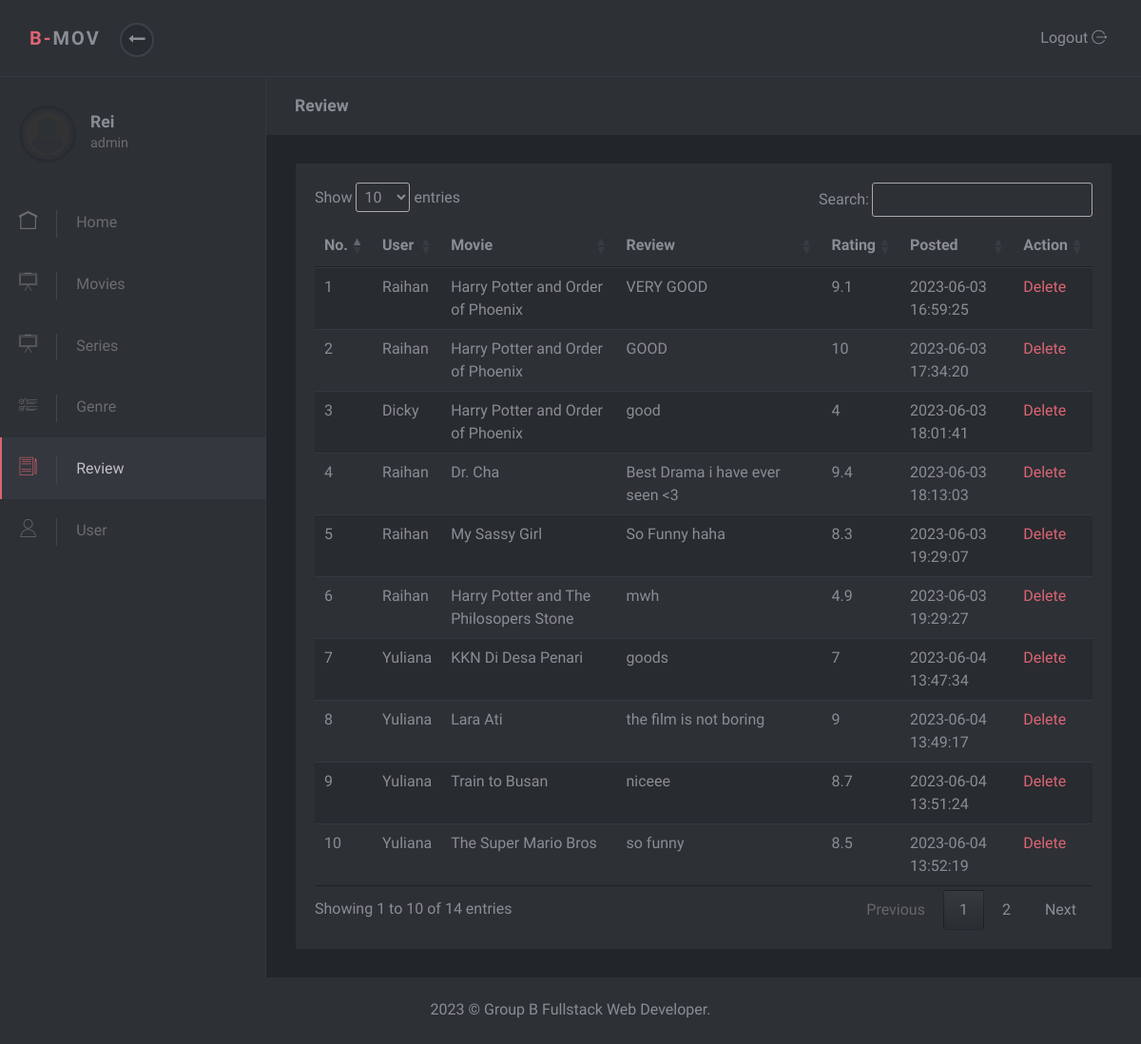
Page /admin/Review.php (signed in) on the committed database.
### tables this page shows
CREATE TABLE `tb_review` (
  `id` int(11) NOT NULL,
  `id_film` int(11) NOT NULL,
  `id_user` int(11) NOT NULL,
  `subject` text NOT NULL,
  `review` text NOT NULL,
  `rating` float NOT NULL,
  `terakhir_diubah` datetime NOT NULL
);

CREATE TABLE `tb_user` (
  `id` int(11) NOT NULL,
  `nama` varchar(50) NOT NULL,
  `username` varchar(50) NOT NULL,
  `password` varchar(50) NOT NULL,
  `role` enum('admin','user') NOT NULL
);

CREATE TABLE `tb_film` (
  `id` int(11) NOT NULL,
  `poster` text NOT NULL,
  `judul` text NOT NULL,
  `jenis` enum('Movie','Series') NOT NULL,
  `genre` text NOT NULL,
  `artis` text NOT NULL,
  `deskripsi` text NOT NULL,
  `tahun` year(4) NOT NULL,
  `negara` varchar(50) NOT NULL,
  `link_video` text NOT NULL
);

### admin/Review.php (the view, shortened to what this page needs)
<?php $page = "Review";
include 'partials/header.php';
include 'partials/navbar.php';
include 'partials/sidebar.php';
include '../proses/koneksi.php';
$query = mysqli_query($db, 'SELECT tb_review.*, tb_film.judul as judul, tb_user.nama as nama FROM tb_film JOIN tb_review ON tb_review.id_film = tb_film.id JOIN  tb_user  ON tb_review.id_user = tb_user.id');
?>
<div class="page-content">
  <div class="page-header">
    <div class="container-fluid">
      <h2 class="h5 no-margin-bottom"><?= $page ?></h2>
    </div>
  </div>
  <section class="no-padding-top no-padding-bottom">
    <div class="container-fluid">
      <div class="block">
        <div class="table-responsive">
          <table class="table table-striped table-hover" id="myTable">
            <thead>
              <tr>
                <th>No.</th>
                <th>User</th>
                <th>Movie</th>
                <th>Review</th>
                <th>Rating</th>
                <th>Posted</th>
                <th>Action</th>
              </tr>
            </thead>
            <tbody>
              <?php if(mysqli_num_rows($query) > 0) {?>
                <?php
                  $no = 1;
                  while ($data= mysqli_fetch_array($query)) {
                ?>
                  <tr>
                    <td><?php echo $no?></td>
                    <td><?php echo $data["nama"]?></td>
                    <td><?php echo $data["judul"]?></td>
                    <td><?php echo $data["review"]?></td>
                    <td><?php echo $data["rating"]?></td>
                    <td><?php echo $data["terakhir_diubah"]?></td>
                    <td>
                      <a href="proses/deletereview.php?id=<?php echo $data["id"]?>">Delete</a>
                    </td>
                  </tr>
                <?php $no++; }?>
              <?php } ?>
            </tbody>
          </table>
        </div>
      </div>
    </div>
</div>
<?php include 'partials/footer.php' ?>

### admin/assets/css/style.default.css (style rules this page uses)
body { position: relative; }
section { padding: 0 1rem; }
a { -webkit-transition: all 0.3s; transition: all 0.3s; display: inline-block; }
.no-padding-top { padding-top: 0 !important; }
.no-padding-bottom { padding-bottom: 0 !important; }
.no-margin-bottom { margin-bottom: 0 !important; }
.block { padding: 20px; background: #2d3035; color: #8a8d93; margin-bottom: 30px; }
.page-content { position: relative; background: #22252a; min-height: 100vh; width: calc(100% - 280px); padding: 0; padding-bottom: 70px; }
.page-header { padding: 20px 15px; background: #2d3035; color: #8a8d93; margin-bottom: 30px; }
.table { margin-bottom: 0; }
.table td, .table th { border-color: #343a40; }
.table thead th { border: none; }
.table-striped tbody tr { -webkit-transition: all 0.3s; transition: all 0.3s; }
.table-striped tbody tr:nth-of-type(odd) { background-color: #282b2f; }
body { font-family: "Muli", sans-serif; font-size: 1rem; font-weight: 400; line-height: 1.5; color: #8a8d93; background-color: #fff; }
a { color: #DB6574; text-decoration: none; }
h1, h2, h3, h4, h5, h6, .h1, .h2, .h3, .h4, .h5, .h6 { margin-bottom: 0.5rem; font-family: inherit; font-weight: 700; line-height: 1.2; color: inherit; }
h2, .h2 { font-size: 1.7rem; }
h5, .h5 { font-size: 1.1rem; }

### rows in the picture
tb_review: id_user.nama "Raihan", id_film.judul "Harry Potter and Order of Phoenix", review "VERY GOOD", rating "9.1", terakhir_diubah "2023-06-03 16:59:25"
tb_review: id_user.nama "Raihan", id_film.judul "Harry Potter and Order of Phoenix", review "GOOD", rating "10", terakhir_diubah "2023-06-03 17:34:20"
tb_review: id_user.nama "Dicky", id_film.judul "Harry Potter and Order of Phoenix", review "good", rating "4", terakhir_diubah "2023-06-03 18:01:41"
tb_review: id_user.nama "Raihan", id_film.judul "Dr. Cha", review "Best Drama i have ever seen <3", rating "9.4", terakhir_diubah "2023-06-03 18:13:03"
tb_review: id_user.nama "Raihan", id_film.judul "My Sassy Girl", review "So Funny haha", rating "8.3", terakhir_diubah "2023-06-03 19:29:07"
tb_review: id_user.nama "Raihan", id_film.judul "Harry Potter and The Philosopers Stone", review "mwh", rating "4.9", terakhir_diubah "2023-06-03 19:29:27"
tb_review: id_user.nama "Yuliana", id_film.judul "KKN Di Desa Penari", review "goods", rating "7", terakhir_diubah "2023-06-04 13:47:34"
tb_review: id_user.nama "Yuliana", id_film.judul "Lara Ati", review "the film is not boring", rating "9", terakhir_diubah "2023-06-04 13:49:17"
tb_review: id_user.nama "Yuliana", id_film.judul "Train to Busan", review "niceee", rating "8.7", terakhir_diubah "2023-06-04 13:51:24"
tb_review: id_user.nama "Yuliana", id_film.judul "The Super Mario Bros", review "so funny", rating "8.5", terakhir_diubah "2023-06-04 13:52:19"

### other values in the picture
$_SESSION['nama'] "Rei"
$_SESSION['role'] "admin"
$page "Review"
